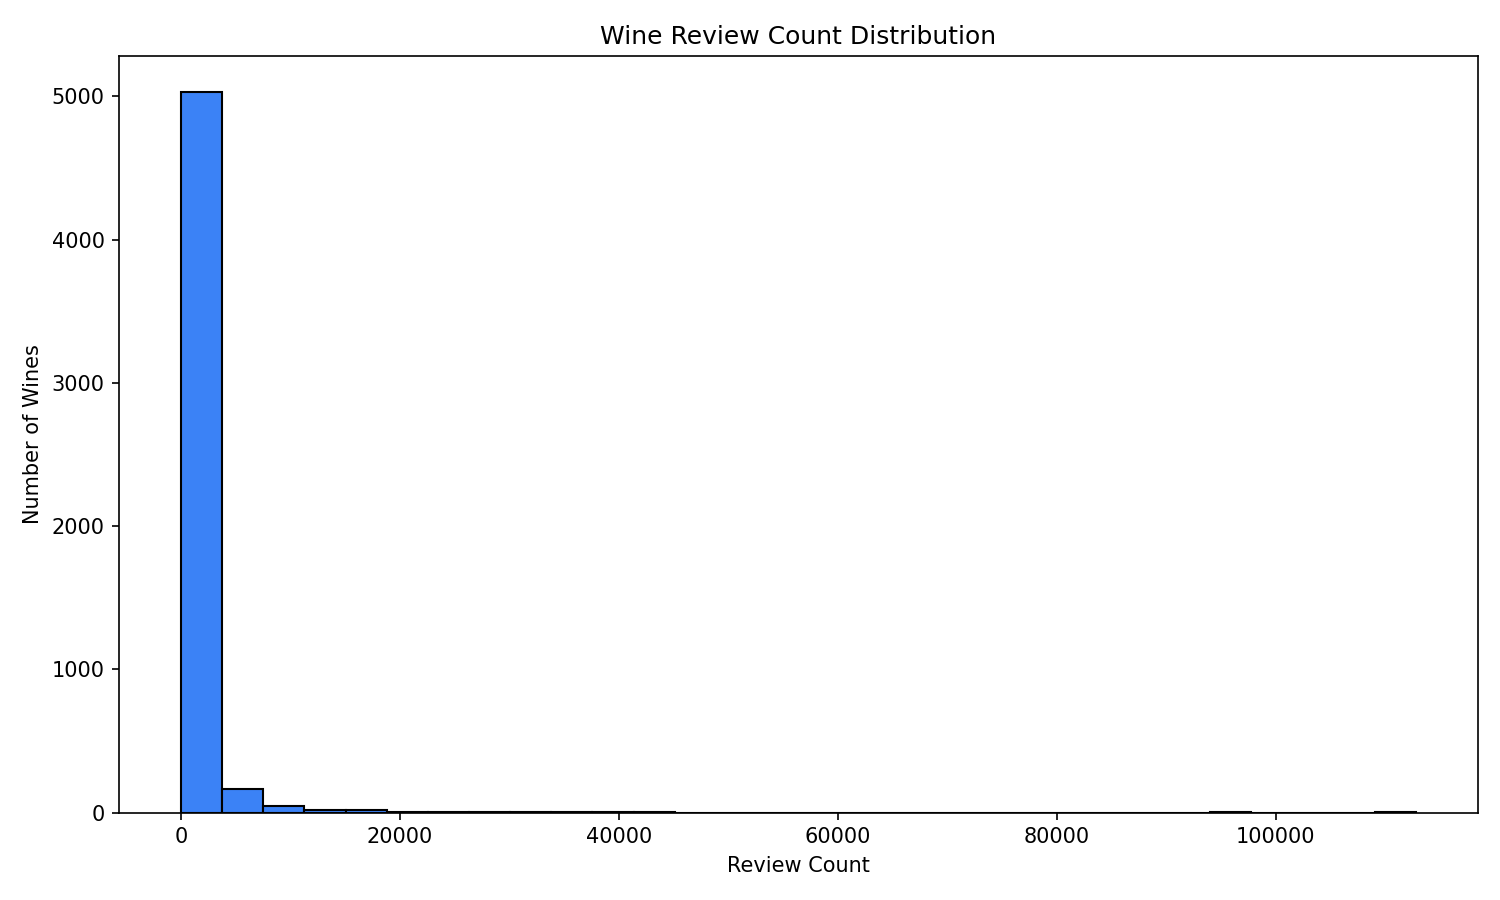

This chart was generated by the following Python code:
import sqlite3
from pathlib import Path

import matplotlib.pyplot as plt


DB_PATH = Path(__file__).resolve().parents[1] / "wine_flavor.db"
OUTPUT_PATH = Path(__file__).resolve().parent / "review_count_histogram.png"
FIZZINESS_OUTPUT_PATH = Path(__file__).resolve().parent / "fizziness_histogram.png"
TOP_N = 25


def ascii_histogram(values, bin_edges):
    total = len(values)
    if total == 0:
        print("No values to plot.")
        return

    counts = []
    for left, right in zip(bin_edges[:-1], bin_edges[1:]):
        if right == bin_edges[-1]:
            count = sum(left <= value <= right for value in values)
        else:
            count = sum(left <= value < right for value in values)
        counts.append(count)

    peak = max(counts) if counts else 1
    print("\nReview Count Histogram")
    for left, right, count in zip(bin_edges[:-1], bin_edges[1:], counts):
        bar_length = int((count / peak) * 40) if peak else 0
        bar = "#" * bar_length
        label = f"{left:>5} - {right:<5}"
        print(f"{label} | {bar} {count}")


def main():
    if not DB_PATH.exists():
        raise FileNotFoundError(f"SQLite database not found at {DB_PATH}")

    connection = sqlite3.connect(DB_PATH)
    try:
        rows = connection.execute(
            """
            SELECT wine_id, wine_name, winery_name, vintage_year, COALESCE(ratings_count, 0) AS review_count, taste_fizziness
            FROM wines
            ORDER BY review_count DESC, wine_id ASC
            """
        ).fetchall()
    finally:
        connection.close()

    review_counts = [int(row[4]) for row in rows]
    fizziness_values = [float(row[5]) for row in rows if row[5] is not None]
    zero_count = sum(count == 0 for count in review_counts)

    print(f"Database: {DB_PATH}")
    print(f"Total wines: {len(rows)}")
    print(f"Wines with 0 reviews: {zero_count}")
    if rows:
        print(f"Max review count: {max(review_counts)}")

    bin_edges = [0, 1, 5, 10, 25, 50, 100, 250, 500, 1000, 5000, 10000]
    ascii_histogram(review_counts, bin_edges)

    print(f"\nTop {TOP_N} wines by review count")
    for wine_id, wine_name, winery_name, vintage_year, review_count, _ in rows[:TOP_N]:
        print(
            f"{int(review_count):>6} | "
            f"{wine_id} | "
            f"{winery_name or ''} | "
            f"{wine_name or ''} | "
            f"{vintage_year or ''}"
        )

    print(f"\nBottom {TOP_N} wines by review count")
    for wine_id, wine_name, winery_name, vintage_year, review_count, _ in rows[-TOP_N:]:
        print(
            f"{int(review_count):>6} | "
            f"{wine_id} | "
            f"{winery_name or ''} | "
            f"{wine_name or ''} | "
            f"{vintage_year or ''}"
        )

    if review_counts:
        plt.figure(figsize=(10, 6))
        plt.hist(review_counts, bins=30, color="#3b82f6", edgecolor="black")
        plt.title("Wine Review Count Distribution")
        plt.xlabel("Review Count")
        plt.ylabel("Number of Wines")
        plt.tight_layout()
        plt.savefig(OUTPUT_PATH, dpi=150)
        plt.close()
        print(f"\nSaved histogram to {OUTPUT_PATH}")

    if fizziness_values:
        plt.figure(figsize=(10, 6))
        plt.hist(fizziness_values, bins=20, color="#10b981", edgecolor="black")
        plt.title("Wine Fizziness Distribution")
        plt.xlabel("Fizziness")
        plt.ylabel("Number of Wines")
        plt.tight_layout()
        plt.savefig(FIZZINESS_OUTPUT_PATH, dpi=150)
        plt.close()
        print(f"Saved histogram to {FIZZINESS_OUTPUT_PATH}")


if __name__ == "__main__":
    main()
